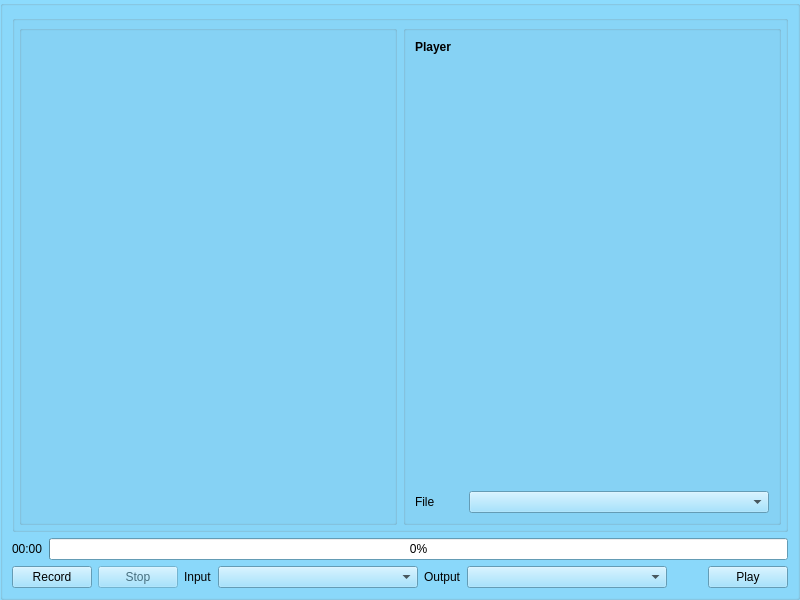
<?xml version="1.0" encoding="UTF-8"?>
<ui version="4.0">
 <class>RecorderWidget</class>
 <widget class="QWidget" name="RecorderWidget">
  <property name="geometry">
   <rect>
    <x>0</x>
    <y>0</y>
    <width>800</width>
    <height>600</height>
   </rect>
  </property>
  <property name="minimumSize">
   <size>
    <width>800</width>
    <height>600</height>
   </size>
  </property>
  <property name="maximumSize">
   <size>
    <width>800</width>
    <height>600</height>
   </size>
  </property>
  <property name="palette">
   <palette>
    <active>
     <colorrole role="WindowText">
      <brush brushstyle="SolidPattern">
       <color alpha="255">
        <red>0</red>
        <green>0</green>
        <blue>0</blue>
       </color>
      </brush>
     </colorrole>
     <colorrole role="Button">
      <brush brushstyle="SolidPattern">
       <color alpha="255">
        <red>140</red>
        <green>219</green>
        <blue>253</blue>
       </color>
      </brush>
     </colorrole>
     <colorrole role="Light">
      <brush brushstyle="SolidPattern">
       <color alpha="255">
        <red>255</red>
        <green>255</green>
        <blue>255</blue>
       </color>
      </brush>
     </colorrole>
     <colorrole role="Midlight">
      <brush brushstyle="SolidPattern">
       <color alpha="255">
        <red>197</red>
        <green>237</green>
        <blue>254</blue>
       </color>
      </brush>
     </colorrole>
     <colorrole role="Dark">
      <brush brushstyle="SolidPattern">
       <color alpha="255">
        <red>70</red>
        <green>110</green>
        <blue>126</blue>
       </color>
      </brush>
     </colorrole>
     <colorrole role="Mid">
      <brush brushstyle="SolidPattern">
       <color alpha="255">
        <red>93</red>
        <green>146</green>
        <blue>168</blue>
       </color>
      </brush>
     </colorrole>
     <colorrole role="Text">
      <brush brushstyle="SolidPattern">
       <color alpha="255">
        <red>0</red>
        <green>0</green>
        <blue>0</blue>
       </color>
      </brush>
     </colorrole>
     <colorrole role="BrightText">
      <brush brushstyle="SolidPattern">
       <color alpha="255">
        <red>255</red>
        <green>255</green>
        <blue>255</blue>
       </color>
      </brush>
     </colorrole>
     <colorrole role="ButtonText">
      <brush brushstyle="SolidPattern">
       <color alpha="255">
        <red>0</red>
        <green>0</green>
        <blue>0</blue>
       </color>
      </brush>
     </colorrole>
     <colorrole role="Base">
      <brush brushstyle="SolidPattern">
       <color alpha="255">
        <red>255</red>
        <green>255</green>
        <blue>255</blue>
       </color>
      </brush>
     </colorrole>
     <colorrole role="Window">
      <brush brushstyle="SolidPattern">
       <color alpha="255">
        <red>140</red>
        <green>219</green>
        <blue>253</blue>
       </color>
      </brush>
     </colorrole>
     <colorrole role="Shadow">
      <brush brushstyle="SolidPattern">
       <color alpha="255">
        <red>0</red>
        <green>0</green>
        <blue>0</blue>
       </color>
      </brush>
     </colorrole>
     <colorrole role="AlternateBase">
      <brush brushstyle="SolidPattern">
       <color alpha="255">
        <red>197</red>
        <green>237</green>
        <blue>254</blue>
       </color>
      </brush>
     </colorrole>
     <colorrole role="ToolTipBase">
      <brush brushstyle="SolidPattern">
       <color alpha="255">
        <red>255</red>
        <green>255</green>
        <blue>220</blue>
       </color>
      </brush>
     </colorrole>
     <colorrole role="ToolTipText">
      <brush brushstyle="SolidPattern">
       <color alpha="255">
        <red>0</red>
        <green>0</green>
        <blue>0</blue>
       </color>
      </brush>
     </colorrole>
     <colorrole role="PlaceholderText">
      <brush brushstyle="SolidPattern">
       <color alpha="127">
        <red>0</red>
        <green>0</green>
        <blue>0</blue>
       </color>
      </brush>
     </colorrole>
    </active>
    <inactive>
     <colorrole role="WindowText">
      <brush brushstyle="SolidPattern">
       <color alpha="255">
        <red>0</red>
        <green>0</green>
        <blue>0</blue>
       </color>
      </brush>
     </colorrole>
     <colorrole role="Button">
      <brush brushstyle="SolidPattern">
       <color alpha="255">
        <red>140</red>
        <green>219</green>
        <blue>253</blue>
       </color>
      </brush>
     </colorrole>
     <colorrole role="Light">
      <brush brushstyle="SolidPattern">
       <color alpha="255">
        <red>255</red>
        <green>255</green>
        <blue>255</blue>
       </color>
      </brush>
     </colorrole>
     <colorrole role="Midlight">
      <brush brushstyle="SolidPattern">
       <color alpha="255">
        <red>197</red>
        <green>237</green>
        <blue>254</blue>
       </color>
      </brush>
     </colorrole>
     <colorrole role="Dark">
      <brush brushstyle="SolidPattern">
       <color alpha="255">
        <red>70</red>
        <green>110</green>
        <blue>126</blue>
       </color>
      </brush>
     </colorrole>
     <colorrole role="Mid">
      <brush brushstyle="SolidPattern">
       <color alpha="255">
        <red>93</red>
        <green>146</green>
        <blue>168</blue>
       </color>
      </brush>
     </colorrole>
     <colorrole role="Text">
      <brush brushstyle="SolidPattern">
       <color alpha="255">
        <red>0</red>
        <green>0</green>
        <blue>0</blue>
       </color>
      </brush>
     </colorrole>
     <colorrole role="BrightText">
      <brush brushstyle="SolidPattern">
       <color alpha="255">
        <red>255</red>
        <green>255</green>
        <blue>255</blue>
       </color>
      </brush>
     </colorrole>
     <colorrole role="ButtonText">
      <brush brushstyle="SolidPattern">
       <color alpha="255">
        <red>0</red>
        <green>0</green>
        <blue>0</blue>
       </color>
      </brush>
     </colorrole>
     <colorrole role="Base">
      <brush brushstyle="SolidPattern">
       <color alpha="255">
        <red>255</red>
        <green>255</green>
        <blue>255</blue>
       </color>
      </brush>
     </colorrole>
     <colorrole role="Window">
      <brush brushstyle="SolidPattern">
       <color alpha="255">
        <red>140</red>
        <green>219</green>
        <blue>253</blue>
       </color>
      </brush>
     </colorrole>
     <colorrole role="Shadow">
      <brush brushstyle="SolidPattern">
       <color alpha="255">
        <red>0</red>
        <green>0</green>
        <blue>0</blue>
       </color>
      </brush>
     </colorrole>
     <colorrole role="AlternateBase">
      <brush brushstyle="SolidPattern">
       <color alpha="255">
        <red>197</red>
        <green>237</green>
        <blue>254</blue>
       </color>
      </brush>
     </colorrole>
     <colorrole role="ToolTipBase">
      <brush brushstyle="SolidPattern">
       <color alpha="255">
        <red>255</red>
        <green>255</green>
        <blue>220</blue>
       </color>
      </brush>
     </colorrole>
     <colorrole role="ToolTipText">
      <brush brushstyle="SolidPattern">
       <color alpha="255">
        <red>0</red>
        <green>0</green>
        <blue>0</blue>
       </color>
      </brush>
     </colorrole>
     <colorrole role="PlaceholderText">
      <brush brushstyle="SolidPattern">
       <color alpha="127">
        <red>0</red>
        <green>0</green>
        <blue>0</blue>
       </color>
      </brush>
     </colorrole>
    </inactive>
    <disabled>
     <colorrole role="WindowText">
      <brush brushstyle="SolidPattern">
       <color alpha="255">
        <red>70</red>
        <green>110</green>
        <blue>126</blue>
       </color>
      </brush>
     </colorrole>
     <colorrole role="Button">
      <brush brushstyle="SolidPattern">
       <color alpha="255">
        <red>140</red>
        <green>219</green>
        <blue>253</blue>
       </color>
      </brush>
     </colorrole>
     <colorrole role="Light">
      <brush brushstyle="SolidPattern">
       <color alpha="255">
        <red>255</red>
        <green>255</green>
        <blue>255</blue>
       </color>
      </brush>
     </colorrole>
     <colorrole role="Midlight">
      <brush brushstyle="SolidPattern">
       <color alpha="255">
        <red>197</red>
        <green>237</green>
        <blue>254</blue>
       </color>
      </brush>
     </colorrole>
     <colorrole role="Dark">
      <brush brushstyle="SolidPattern">
       <color alpha="255">
        <red>70</red>
        <green>110</green>
        <blue>126</blue>
       </color>
      </brush>
     </colorrole>
     <colorrole role="Mid">
      <brush brushstyle="SolidPattern">
       <color alpha="255">
        <red>93</red>
        <green>146</green>
        <blue>168</blue>
       </color>
      </brush>
     </colorrole>
     <colorrole role="Text">
      <brush brushstyle="SolidPattern">
       <color alpha="255">
        <red>70</red>
        <green>110</green>
        <blue>126</blue>
       </color>
      </brush>
     </colorrole>
     <colorrole role="BrightText">
      <brush brushstyle="SolidPattern">
       <color alpha="255">
        <red>255</red>
        <green>255</green>
        <blue>255</blue>
       </color>
      </brush>
     </colorrole>
     <colorrole role="ButtonText">
      <brush brushstyle="SolidPattern">
       <color alpha="255">
        <red>70</red>
        <green>110</green>
        <blue>126</blue>
       </color>
      </brush>
     </colorrole>
     <colorrole role="Base">
      <brush brushstyle="SolidPattern">
       <color alpha="255">
        <red>140</red>
        <green>219</green>
        <blue>253</blue>
       </color>
      </brush>
     </colorrole>
     <colorrole role="Window">
      <brush brushstyle="SolidPattern">
       <color alpha="255">
        <red>140</red>
        <green>219</green>
        <blue>253</blue>
       </color>
      </brush>
     </colorrole>
     <colorrole role="Shadow">
      <brush brushstyle="SolidPattern">
       <color alpha="255">
        <red>0</red>
        <green>0</green>
        <blue>0</blue>
       </color>
      </brush>
     </colorrole>
     <colorrole role="AlternateBase">
      <brush brushstyle="SolidPattern">
       <color alpha="255">
        <red>140</red>
        <green>219</green>
        <blue>253</blue>
       </color>
      </brush>
     </colorrole>
     <colorrole role="ToolTipBase">
      <brush brushstyle="SolidPattern">
       <color alpha="255">
        <red>255</red>
        <green>255</green>
        <blue>220</blue>
       </color>
      </brush>
     </colorrole>
     <colorrole role="ToolTipText">
      <brush brushstyle="SolidPattern">
       <color alpha="255">
        <red>0</red>
        <green>0</green>
        <blue>0</blue>
       </color>
      </brush>
     </colorrole>
     <colorrole role="PlaceholderText">
      <brush brushstyle="SolidPattern">
       <color alpha="127">
        <red>70</red>
        <green>110</green>
        <blue>126</blue>
       </color>
      </brush>
     </colorrole>
    </disabled>
   </palette>
  </property>
  <property name="windowTitle">
   <string>Bareghe Voice Recorder</string>
  </property>
  <layout class="QVBoxLayout" name="verticalLayout">
   <property name="leftMargin">
    <number>0</number>
   </property>
   <property name="topMargin">
    <number>0</number>
   </property>
   <property name="rightMargin">
    <number>0</number>
   </property>
   <property name="bottomMargin">
    <number>0</number>
   </property>
   <item>
    <widget class="QGroupBox" name="root">
     <property name="title">
      <string/>
     </property>
     <layout class="QGridLayout" name="gridLayout">
      <item row="0" column="0" rowspan="4" colspan="8">
       <widget class="QWidget" name="widget" native="true">
        <layout class="QGridLayout" name="gridLayout_2">
         <property name="leftMargin">
          <number>0</number>
         </property>
         <property name="topMargin">
          <number>0</number>
         </property>
         <property name="rightMargin">
          <number>0</number>
         </property>
         <property name="bottomMargin">
          <number>0</number>
         </property>
         <item row="1" column="0">
          <widget class="QLabel" name="label_2">
           <property name="text">
            <string>00:00</string>
           </property>
          </widget>
         </item>
         <item row="1" column="1">
          <widget class="QProgressBar" name="progressBar">
           <property name="value">
            <number>0</number>
           </property>
          </widget>
         </item>
         <item row="0" column="0" colspan="2">
          <widget class="QGroupBox" name="groupBox_2">
           <property name="title">
            <string/>
           </property>
           <layout class="QHBoxLayout" name="horizontalLayout">
            <property name="leftMargin">
             <number>4</number>
            </property>
            <property name="topMargin">
             <number>4</number>
            </property>
            <property name="rightMargin">
             <number>4</number>
            </property>
            <property name="bottomMargin">
             <number>4</number>
            </property>
            <item>
             <widget class="QGroupBox" name="groupBox">
              <property name="title">
               <string/>
              </property>
             </widget>
            </item>
            <item>
             <widget class="QGroupBox" name="groupBox_3">
              <property name="title">
               <string/>
              </property>
              <layout class="QGridLayout" name="gridLayout_3">
               <item row="1" column="0">
                <widget class="QLabel" name="label_3">
                 <property name="text">
                  <string>File</string>
                 </property>
                </widget>
               </item>
               <item row="1" column="1">
                <widget class="QComboBox" name="cl_player_files">
                 <property name="minimumSize">
                  <size>
                   <width>300</width>
                   <height>0</height>
                  </size>
                 </property>
                 <property name="maximumSize">
                  <size>
                   <width>9000</width>
                   <height>16777215</height>
                  </size>
                 </property>
                </widget>
               </item>
               <item row="0" column="0" colspan="2" alignment="Qt::AlignTop">
                <widget class="QLabel" name="label_4">
                 <property name="font">
                  <font>
                   <bold>true</bold>
                  </font>
                 </property>
                 <property name="text">
                  <string>Player</string>
                 </property>
                </widget>
               </item>
              </layout>
             </widget>
            </item>
           </layout>
          </widget>
         </item>
        </layout>
       </widget>
      </item>
      <item row="4" column="5">
       <widget class="QComboBox" name="cl_audio_output">
        <property name="minimumSize">
         <size>
          <width>200</width>
          <height>0</height>
         </size>
        </property>
       </widget>
      </item>
      <item row="4" column="1">
       <widget class="QPushButton" name="pb_stop">
        <property name="enabled">
         <bool>false</bool>
        </property>
        <property name="text">
         <string>Stop</string>
        </property>
        <property name="icon">
         <iconset resource="icons.qrc">
          <normaloff>:/Main/icons/icons8-stop-50.png</normaloff>:/Main/icons/icons8-stop-50.png</iconset>
        </property>
       </widget>
      </item>
      <item row="4" column="7">
       <widget class="QPushButton" name="pb_play_n_pause">
        <property name="text">
         <string>Play</string>
        </property>
        <property name="icon">
         <iconset resource="icons.qrc">
          <normaloff>:/Main/icons/icons8-play-50.png</normaloff>:/Main/icons/icons8-play-50.png</iconset>
        </property>
       </widget>
      </item>
      <item row="4" column="2">
       <widget class="QLabel" name="l_audio_input">
        <property name="text">
         <string>Input</string>
        </property>
       </widget>
      </item>
      <item row="4" column="3">
       <widget class="QComboBox" name="cl_audio_input">
        <property name="minimumSize">
         <size>
          <width>200</width>
          <height>0</height>
         </size>
        </property>
        <property name="maximumSize">
         <size>
          <width>200</width>
          <height>16777215</height>
         </size>
        </property>
        <property name="contextMenuPolicy">
         <enum>Qt::DefaultContextMenu</enum>
        </property>
        <property name="currentText">
         <string/>
        </property>
        <property name="placeholderText">
         <string/>
        </property>
       </widget>
      </item>
      <item row="4" column="0">
       <widget class="QPushButton" name="pb_record">
        <property name="enabled">
         <bool>true</bool>
        </property>
        <property name="text">
         <string>Record</string>
        </property>
        <property name="icon">
         <iconset resource="icons.qrc">
          <normaloff>:/Main/icons/icons8-record-32.png</normaloff>:/Main/icons/icons8-record-32.png</iconset>
        </property>
       </widget>
      </item>
      <item row="4" column="4">
       <widget class="QLabel" name="label">
        <property name="text">
         <string>Output</string>
        </property>
       </widget>
      </item>
      <item row="4" column="6">
       <spacer name="horizontalSpacer">
        <property name="orientation">
         <enum>Qt::Horizontal</enum>
        </property>
        <property name="sizeHint" stdset="0">
         <size>
          <width>40</width>
          <height>20</height>
         </size>
        </property>
       </spacer>
      </item>
     </layout>
    </widget>
   </item>
  </layout>
 </widget>
 <resources>
  <include location="icons.qrc"/>
 </resources>
 <connections/>
</ui>
